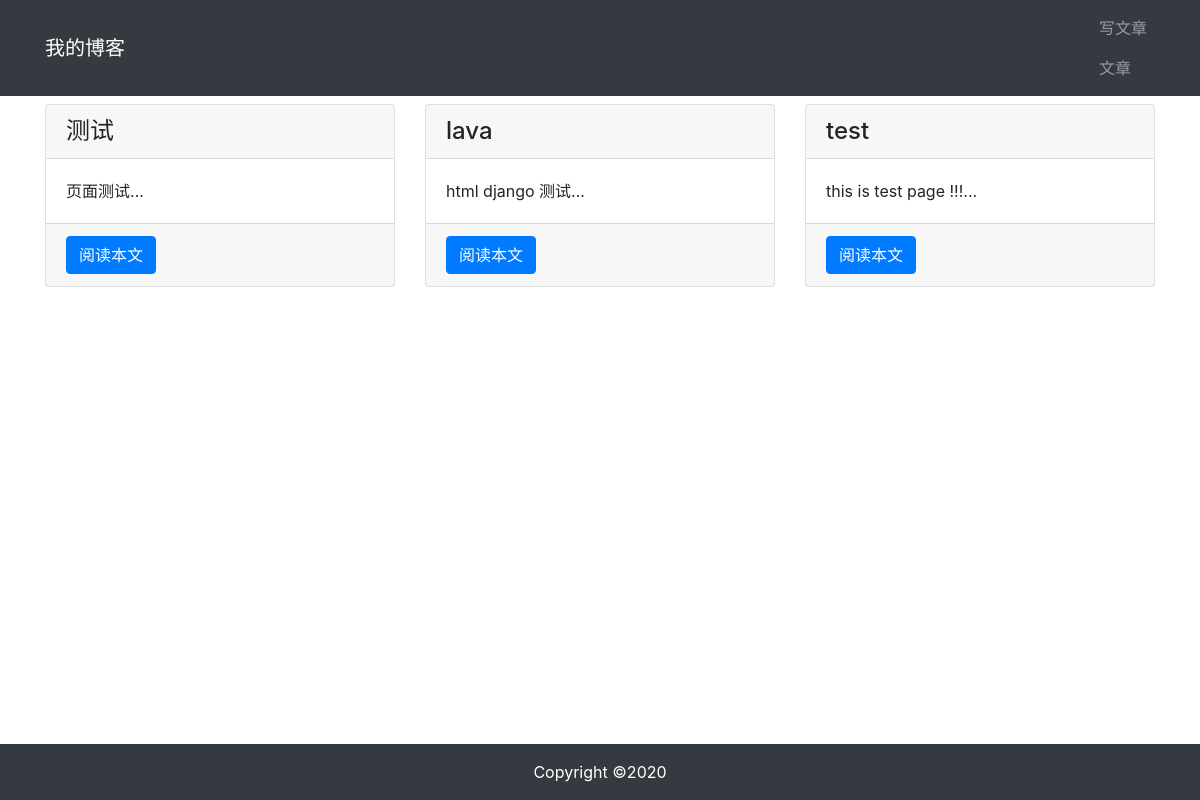
Page /article/article-list/ on the earlier database version.
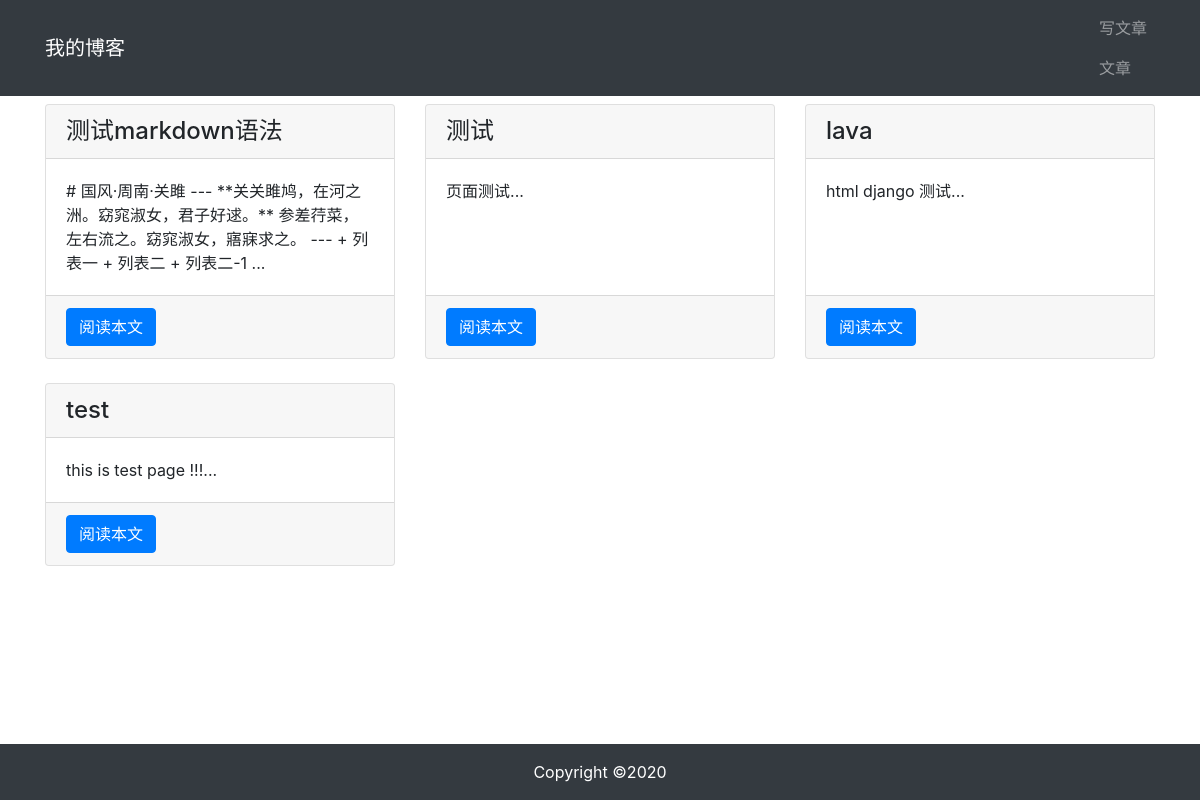
Same page on the later database version.
### article/models.py (models this page shows, shortened)
class ArticlePost(models.Model):
    auther = models.ForeignKey(User,on_delete=models.CASCADE)
    title = models.CharField(max_length=100)
    body = models.TextField()
    created = models.DateTimeField(default=timezone.now)
    updated = models.DateTimeField(auto_now=True)
    class Meta:
        ordering = ('-created',)

### article/views.py (the view)
# urls.py: path('article-list/',views.article_list,name='article_list'),
def article_list(request):
    articles = ArticlePost.objects.all()
    context = { 'articles': articles}
    return render(request,'article/list.html',context)

### templates/article/list.html (shortened to what this page needs)
{% extends "base.html" %}
{% load staticfiles %}
{% block content %}
<div class="container">
    <div class="row mt-2">
        {% for article in articles %}
        <div class="col-4 mb-4">
            <div class="card h-100">
                <h4 class="card-header">{{ article.title }}</h4>
                <div class="card-body">
                    <p class="card-text">{{ article.body|slice:'100'}}...</p>
                </div>
                <div class="card-footer">
                    <a href="{% url 'article:article_detail' article.id %}" class="btn btn-primary">阅读本文</a>
                </div>
            </div>
        </div>
        {% endfor %}
    </div>
</div>
{% endblock content %}

Differences in the rows shown:
added ArticlePost: title "测试markdown语法", body "# 国风·周南·关雎 --- **关关雎鸠，在河之洲。窈窕淑女，君子好逑。** 参差荇菜，左右流之。窈窕淑女，寤寐求之。 --- + 列表一 + 列表二 + 列表二-1"
